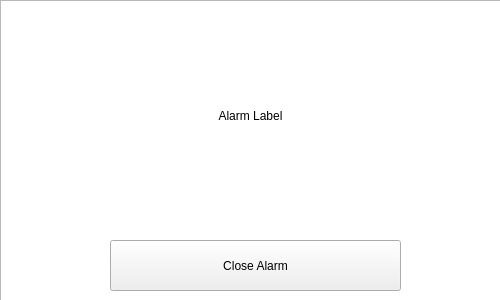
<?xml version="1.0" encoding="UTF-8"?>
<ui version="4.0">
 <class>SmokeAlarmAlertForm</class>
 <widget class="QWidget" name="SmokeAlarmAlertForm">
  <property name="geometry">
   <rect>
    <x>0</x>
    <y>0</y>
    <width>500</width>
    <height>300</height>
   </rect>
  </property>
  <property name="windowTitle">
   <string>Form</string>
  </property>
  <widget class="QTextBrowser" name="textBrowser">
   <property name="geometry">
    <rect>
     <x>0</x>
     <y>0</y>
     <width>501</width>
     <height>301</height>
    </rect>
   </property>
  </widget>
  <widget class="QPushButton" name="pushButton">
   <property name="geometry">
    <rect>
     <x>110</x>
     <y>240</y>
     <width>291</width>
     <height>51</height>
    </rect>
   </property>
   <property name="text">
    <string>Close Alarm</string>
   </property>
  </widget>
  <widget class="QLabel" name="AlarmLabel">
   <property name="geometry">
    <rect>
     <x>10</x>
     <y>10</y>
     <width>481</width>
     <height>211</height>
    </rect>
   </property>
   <property name="styleSheet">
    <string notr="true">QLabel {
	font: 75pt;
	color: red;
};</string>
   </property>
   <property name="text">
    <string>Alarm Label</string>
   </property>
   <property name="scaledContents">
    <bool>false</bool>
   </property>
   <property name="alignment">
    <set>Qt::AlignmentFlag::AlignCenter</set>
   </property>
  </widget>
 </widget>
 <resources/>
 <connections/>
</ui>
